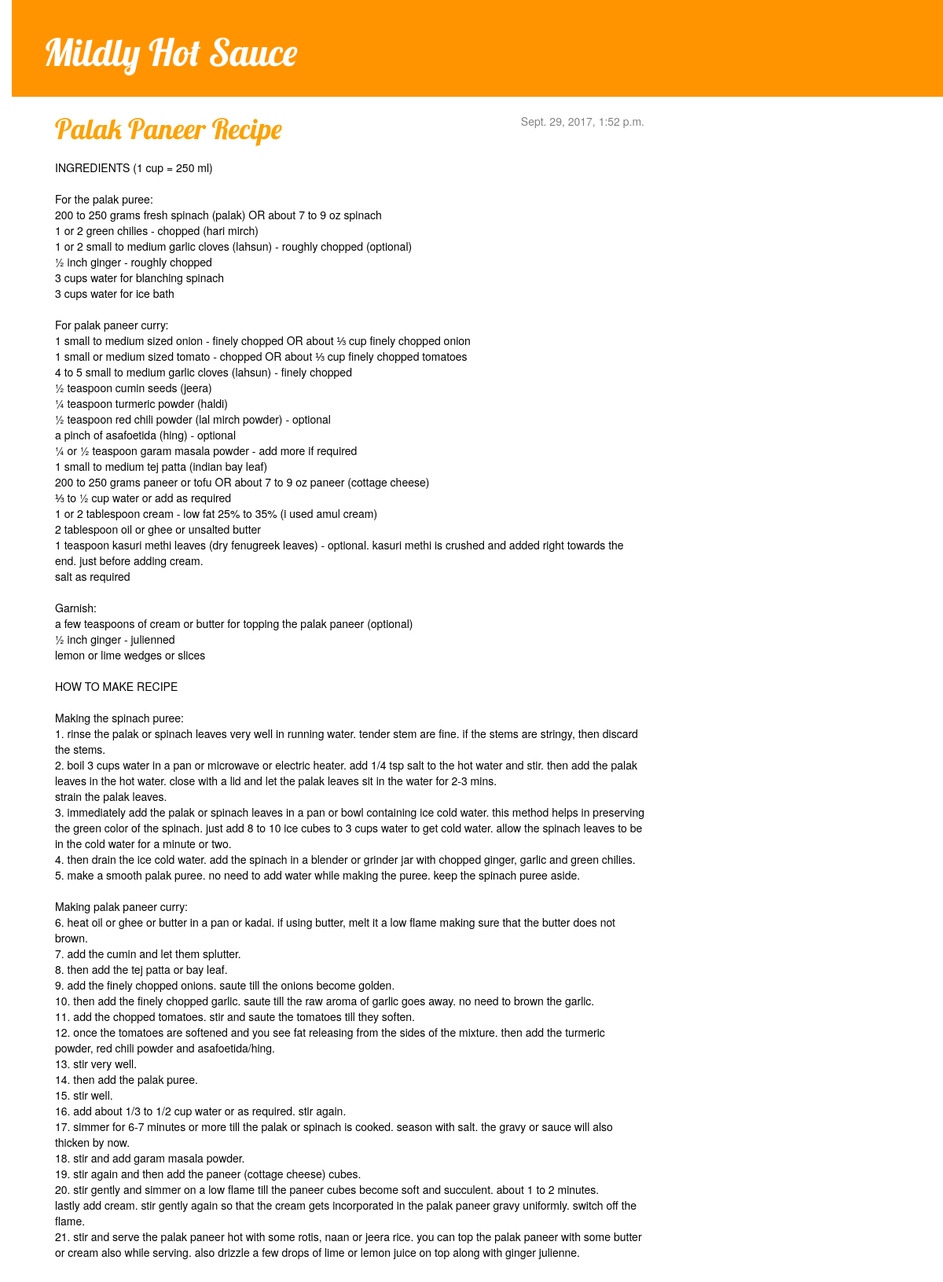
/blog/post/3/, run on the app's committed database.
### blog/models.py (models this page shows, shortened)
class Post(models.Model):
    author = models.ForeignKey('auth.User')
    title = models.CharField(max_length=200)
    text = models.TextField()
    created_date = models.DateTimeField(default=timezone.now)
    published_date = models.DateTimeField(blank=True, null=True)

### blog/views.py (the view)
# urls.py: url(r'^post/(?P<pk>\d+)/$', views.post_detail, name="post_detail"),
def post_detail(request, pk):
    post = get_object_or_404(Post, pk=pk)
    return render(request, 'blog/post_detail.html', {'post': post})

### blog/templates/blog/post_detail.html (shortened to what this page needs)
{% extends 'blog/base.html' %}
{% block content %}
    <div class="post">
        <h1>{{ post.title }}</h1>
        {% if post.published_date %}
            <div class="date">{{ post.published_date }}</div>
            {% endif %}
        <br><br>
        <p>{{ post.text|linebreaksbr }}</p>
    </div>
{% endblock %}

### blog/static/css/blog.css (style rules this page uses)
body { padding-left: 15px; }
h1, h2, h3, h4 { font-family: 'Lobster', cursive; }
.date { color: #828282; float: right; }
.post { margin-bottom: 70px; color: #000000; }
.post h1, .post h1 a, .post .date { display:inline; }
.post h1 { color: #FCA205; }

### data on the page
Post: title "Palak Paneer Recipe", published_date "Sept. 29, 2017, 1:52 p.m.", text "INGREDIENTS (1 cup = 250 ml) For the palak puree: 200 to 250 grams fresh spinach (palak) OR about 7 to 9 oz spinach 1 or 2 green chilies - chopped (hari mirch) 1 or 2 small to medium garlic cloves (lahsun) - roughly chopped (optional) ½ inch ginger - roughly chopped 3 cups water for blanching spinach 3 cups water for ice bath For palak paneer curry: 1 small to medium sized onion - finely chopped OR about ⅓ cup finely chopped onion 1 small or medium sized tomato - chopped OR about ⅓ cup finely chopped tomatoes 4 to 5 small to medium garlic cloves (lahsun) - finely chopped ½ teaspoon cumin seeds (jeera) ¼ teaspoon turmeric powder (haldi) ½ teaspoon red chili powder (lal mirch powder) -…"
